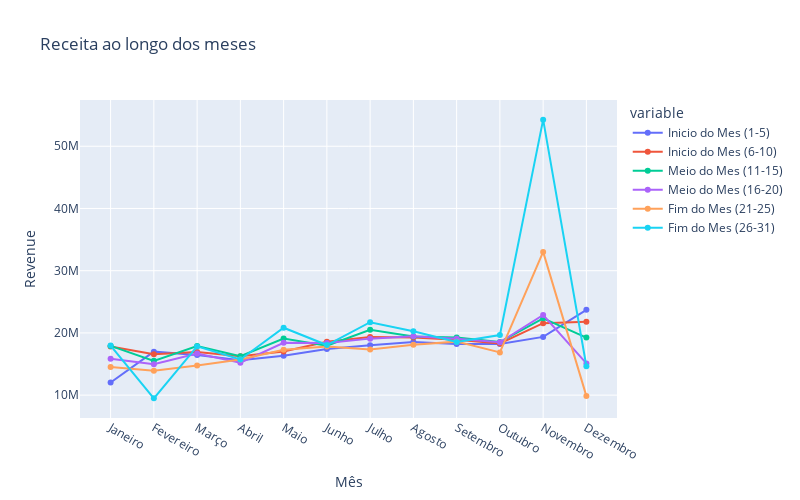

Notebook code for this chart:
### Markdown cell above
### **Gráfico de Receita ao Longo dos Meses**

O gráfico abaixo está plotando a relação entre a receita ao longo dos meses, mas separando o mês em várias linhas. Essas linhas representam sussecivamente o início, meio e fim do mês.

### Code cell
# Supondo que tabela_completa seja o seu DataFrame original

# Filtrar para diferentes intervalos do mês
tabela_periodo_mes = pd.DataFrame()

tabela_filtrada = tabela_completa[tabela_completa["date"].dt.year <= 2022]

# Filtrar para o início do mês (1-10)
tabela_inicio_mes = tabela_filtrada[tabela_filtrada["date"].dt.day <= 5]
revenue_inicio_mes = tabela_inicio_mes.groupby(tabela_inicio_mes["date"].dt.month)["revenue"].sum()
tabela_periodo_mes["Inicio do Mes (1-5)"] = revenue_inicio_mes


# Filtrar para o fim do mês (21-31)
tabela_fim_mes = tabela_filtrada[(tabela_filtrada["date"].dt.day > 5) & (tabela_filtrada["date"].dt.day <= 10)]
revenue_fim_mes = tabela_fim_mes.groupby(tabela_fim_mes["date"].dt.month)["revenue"].sum()
tabela_periodo_mes["Inicio do Mes (6-10)"] = revenue_fim_mes

# Filtrar para o meio do mês (11-20)
tabela_meio_mes = tabela_filtrada[(tabela_filtrada["date"].dt.day > 10) & (tabela_filtrada["date"].dt.day <= 15)]
revenue_meio_mes = tabela_meio_mes.groupby(tabela_meio_mes["date"].dt.month)["revenue"].sum()
tabela_periodo_mes["Meio do Mes (11-15)"] = revenue_meio_mes


# Filtrar para o meio do mês (11-20)
tabela_meio_mes = tabela_filtrada[(tabela_filtrada["date"].dt.day > 15) & (tabela_filtrada["date"].dt.day <= 20)]
revenue_meio_mes = tabela_meio_mes.groupby(tabela_meio_mes["date"].dt.month)["revenue"].sum()
tabela_periodo_mes["Meio do Mes (16-20)"] = revenue_meio_mes

# Filtrar para o meio do mês (11-20)
tabela_meio_mes = tabela_filtrada[(tabela_filtrada["date"].dt.day > 20) & (tabela_filtrada["date"].dt.day <= 25)]
revenue_meio_mes = tabela_meio_mes.groupby(tabela_meio_mes["date"].dt.month)["revenue"].sum()
tabela_periodo_mes["Fim do Mes (21-25)"] = revenue_meio_mes

# Filtrar para o fim do mês (21-31)
tabela_fim_mes = tabela_filtrada[tabela_filtrada["date"].dt.day > 25]
revenue_fim_mes = tabela_fim_mes.groupby(tabela_fim_mes["date"].dt.month)["revenue"].sum()
tabela_periodo_mes["Fim do Mes (26-31)"] = revenue_fim_mes

tabela_periodo_mes.index = tabela_periodo_mes.index.map({1: 'Janeiro', 2: 'Fevereiro', 3: 'Março', 4: 'Abril', 5: 'Maio', 6: 'Junho', 7: 'Julho', 8: 'Agosto', 9: 'Setembro', 10: 'Outubro', 11: 'Novembro', 12: 'Dezembro'})

# Criar um gráfico de linhas interativo com Plotly
fig = px.line(tabela_periodo_mes, x=tabela_periodo_mes.index, y=tabela_periodo_mes.columns,
              markers=True, title='Receita ao longo dos meses',width=800, height=500)
fig.update_xaxes(title='Mês')
fig.update_yaxes(title='Revenue')
fig.show()

### Figure 1 — Plotly figure (JSON) as saved in the notebook; plotly's stock layout.template omitted (floating-point values rounded to 4 significant figures)
{"data": [{"hovertemplate": "variable=Inicio do Mes (1-5)<br>date=%{x}<br>value=%{y}<extra></extra>", "legendgroup": "Inicio do Mes (1-5)", "line": {"color": "#636efa", "dash": "solid"}, "marker": {"symbol": "circle"}, "mode": "lines+markers", "name": "Inicio do Mes (1-5)", "orientation": "v", "showlegend": true, "type": "scatter", "x": ["Janeiro", "Fevereiro", "Março", "Abril", "Maio", "Junho", "Julho", "Agosto", "Setembro", "Outubro", "Novembro", "Dezembro"], "xaxis": "x", "y": [12030000.0, 16990000.0, 16450000.0, 15600000.0, 16340000.0, 17410000.0, 18000000.0, 18530000.0, 18240000.0, 18210000.0, 19360000.0, 23710000.0], "yaxis": "y"}, {"hovertemplate": "variable=Inicio do Mes (6-10)<br>date=%{x}<br>value=%{y}<extra></extra>", "legendgroup": "Inicio do Mes (6-10)", "line": {"color": "#EF553B", "dash": "solid"}, "marker": {"symbol": "circle"}, "mode": "lines+markers", "name": "Inicio do Mes (6-10)", "orientation": "v", "showlegend": true, "type": "scatter", "x": ["Janeiro", "Fevereiro", "Março", "Abril", "Maio", "Junho", "Julho", "Agosto", "Setembro", "Outubro", "Novembro", "Dezembro"], "xaxis": "x", "y": [17820000.0, 16570000.0, 16920000.0, 16250000.0, 17020000.0, 18570000.0, 19330000.0, 19260000.0, 18920000.0, 18310000.0, 21560000.0, 21780000.0], "yaxis": "y"}, {"hovertemplate": "variable=Meio do Mes (11-15)<br>date=%{x}<br>value=%{y}<extra></extra>", "legendgroup": "Meio do Mes (11-15)", "line": {"color": "#00cc96", "dash": "solid"}, "marker": {"symbol": "circle"}, "mode": "lines+markers", "name": "Meio do Mes (11-15)", "orientation": "v", "showlegend": true, "type": "scatter", "x": ["Janeiro", "Fevereiro", "Março", "Abril", "Maio", "Junho", "Julho", "Agosto", "Setembro", "Outubro", "Novembro", "Dezembro"], "xaxis": "x", "y": [17910000.0, 15510000.0, 17890000.0, 16250000.0, 19100000.0, 17940000.0, 20490000.0, 19420000.0, 19250000.0, 18530000.0, 22360000.0, 19260000.0], "yaxis": "y"}, {"hovertemplate": "variable=Meio do Mes (16-20)<br>date=%{x}<br>value=%{y}<extra></extra>", "legendgroup": "Meio do Mes (16-20)", "line": {"color": "#ab63fa", "dash": "solid"}, "marker": {"symbol": "circle"}, "mode": "lines+markers", "name": "Meio do Mes (16-20)", "orientation": "v", "showlegend": true, "type": "scatter", "x": ["Janeiro", "Fevereiro", "Março", "Abril", "Maio", "Junho", "Julho", "Agosto", "Setembro", "Outubro", "Novembro", "Dezembro"], "xaxis": "x", "y": [15860000.0, 14980000.0, 16680000.0, 15220000.0, 18420000.0, 18370000.0, 19080000.0, 19480000.0, 19080000.0, 18490000.0, 22880000.0, 15100000.0], "yaxis": "y"}, {"hovertemplate": "variable=Fim do Mes (21-25)<br>date=%{x}<br>value=%{y}<extra></extra>", "legendgroup": "Fim do Mes (21-25)", "line": {"color": "#FFA15A", "dash": "solid"}, "marker": {"symbol": "circle"}, "mode": "lines+markers", "name": "Fim do Mes (21-25)", "orientation": "v", "showlegend": true, "type": "scatter", "x": ["Janeiro", "Fevereiro", "Março", "Abril", "Maio", "Junho", "Julho", "Agosto", "Setembro", "Outubro", "Novembro", "Dezembro"], "xaxis": "x", "y": [14500000.0, 13910000.0, 14775888, 15710000.0, 17290000.0, 17820000.0, 17340000.0, 18120000.0, 18600000.0, 16870000.0, 33020000.0, 9847000.0], "yaxis": "y"}, {"hovertemplate": "variable=Fim do Mes (26-31)<br>date=%{x}<br>value=%{y}<extra></extra>", "legendgroup": "Fim do Mes (26-31)", "line": {"color": "#19d3f3", "dash": "solid"}, "marker": {"symbol": "circle"}, "mode": "lines+markers", "name": "Fim do Mes (26-31)", "orientation": "v", "showlegend": true, "type": "scatter", "x": ["Janeiro", "Fevereiro", "Março", "Abril", "Maio", "Junho", "Julho", "Agosto", "Setembro", "Outubro", "Novembro", "Dezembro"], "xaxis": "x", "y": [17960000.0, 9484000.0, 17830000.0, 15720000.0, 20840000.0, 18050000.0, 21720000.0, 20280000.0, 18530000.0, 19660000.0, 54280000.0, 14640000.0], "yaxis": "y"}], "layout": {"height": 500, "legend": {"title": {"text": "variable"}, "tracegroupgap": 0}, "title": {"text": "Receita ao longo dos meses"}, "width": 800, "xaxis": {"anchor": "y", "domain": [0, 1], "title": {"text": "Mês"}}, "yaxis": {"anchor": "x", "domain": [0, 1], "title": {"text": "Revenue"}}}}
